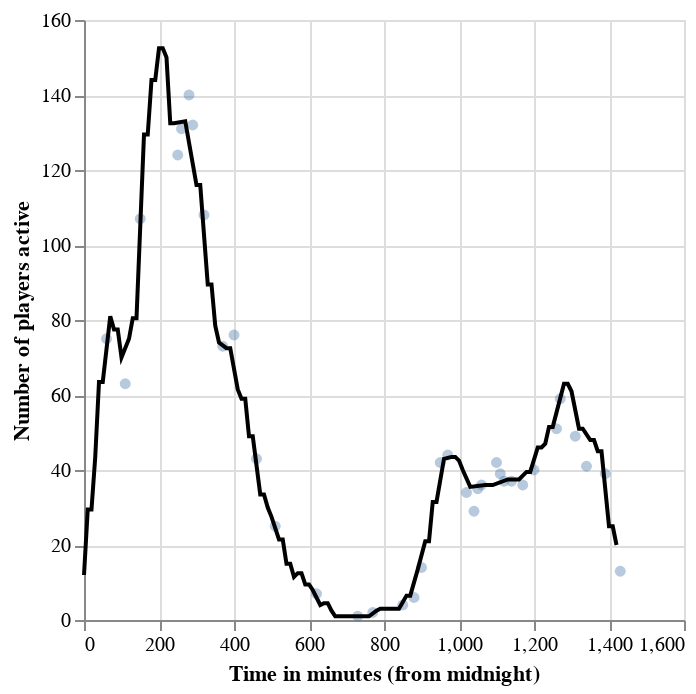

Notebook code cell kept with this figure:
### Code cell
activity_preds_test = activity_testing.assign(predictions= activity_tuned.predict(X_test))
base_plot = alt.Chart(activity_preds_test).mark_circle(opacity=0.4).encode(
    x=alt.X("time_in_minutes").title("Time in minutes (from midnight)"),
    y=alt.Y("active_players").title("Number of players active"))

line = alt.Chart(activity_preds_train).mark_line(color="black").encode(
    x="time_in_minutes",
    y="predictions")
activity_plot=alt.layer(base_plot,line)
activity_plot

### Figure 1 — Vega-Lite specification as saved in the notebook (floating-point values rounded to 4 significant figures)
{"config": {"view": {"continuousWidth": 300, "continuousHeight": 300}}, "layer": [{"data": {"name": "data-1181ac32058360846612ea818065f3a9"}, "mark": {"type": "circle", "opacity": 0.4}, "encoding": {"x": {"field": "time_in_minutes", "title": "Time in minutes (from midnight)", "type": "quantitative"}, "y": {"field": "active_players", "title": "Number of players active", "type": "quantitative"}}}, {"data": {"name": "data-cc468c49099440c090d3213c5707f52e"}, "mark": {"type": "line", "color": "black"}, "encoding": {"x": {"field": "time_in_minutes", "type": "quantitative"}, "y": {"field": "predictions", "type": "quantitative"}}}], "$schema": "https://vega.github.io/schema/vega-lite/v5.20.1.json", "datasets": {"data-1181ac32058360846612ea818065f3a9": [{"time_in_minutes": 290, "active_players": 132, "predictions": 128.0}, {"time_in_minutes": 1110, "active_players": 39, "predictions": 35.5}, {"time_in_minutes": 880, "active_players": 6, "predictions": 8.5}, {"time_in_minutes": 1050, "active_players": 35, "predictions": 34.5}, {"time_in_minutes": 1170, "active_players": 36, "predictions": 36.5}, {"time_in_minutes": 620, "active_players": 7, "predictions": 5.5}, {"time_in_minutes": 1040, "active_players": 29, "predictions": 35.5}, {"time_in_minutes": 110, "active_players": 63, "predictions": 69.0}, {"time_in_minutes": 320, "active_players": 108, "predictions": 107.5}, {"time_in_minutes": 280, "active_players": 140, "predictions": 128.0}, {"time_in_minutes": 150, "active_players": 107, "predictions": 103.0}, {"time_in_minutes": 370, "active_players": 73, "predictions": 72.5}, {"time_in_minutes": 1430, "active_players": 13, "predictions": 20.0}, {"time_in_minutes": 1100, "active_players": 42, "predictions": 36.0}, {"time_in_minutes": 400, "active_players": 76, "predictions": 68.0}, {"time_in_minutes": 260, "active_players": 131, "predictions": 133.0}, {"time_in_minutes": 510, "active_players": 25, "predictions": 25.5}, {"time_in_minutes": 730, "active_players": 1, "predictions": 1.0}, {"time_in_minutes": 950, "active_players": 42, "predictions": 39.0}, {"time_in_minutes": 1390, "active_players": 39, "predictions": 35.0}, {"time_in_minutes": 1200, "active_players": 40, "predictions": 42.5}, {"time_in_minutes": 1270, "active_players": 59, "predictions": 63.0}, {"time_in_minutes": 1060, "active_players": 36, "predictions": 36.0}, {"time_in_minutes": 970, "active_players": 44, "predictions": 43.0}, {"time_in_minutes": 1340, "active_players": 41, "predictions": 47.5}, {"time_in_minutes": 1020, "active_players": 34, "predictions": 35.5}, {"time_in_minutes": 770, "active_players": 2, "predictions": 1.5}, {"time_in_minutes": 1120, "active_players": 37, "predictions": 35.5}, {"time_in_minutes": 1310, "active_players": 49, "predictions": 57.5}, {"time_in_minutes": 460, "active_players": 43, "predictions": 39.5}, {"time_in_minutes": 1140, "active_players": 37, "predictions": 37.5}, {"time_in_minutes": 900, "active_players": 14, "predictions": 13.5}, {"time_in_minutes": 1260, "active_players": 51, "predictions": 51.5}, {"time_in_minutes": 850, "active_players": 4, "predictions": 4.5}, {"time_in_minutes": 60, "active_players": 75, "predictions": 73.5}, {"time_in_minutes": 250, "active_players": 124, "predictions": 132.5}], "data-cc468c49099440c090d3213c5707f52e": [{"time_in_minutes": 210, "active_players": 153, "predictions": 152.5}, {"time_in_minutes": 1250, "active_players": 52, "predictions": 51.5}, {"time_in_minutes": 230, "active_players": 138, "predictions": 132.5}, {"time_in_minutes": 350, "active_players": 78, "predictions": 78.5}, {"time_in_minutes": 410, "active_players": 66, "predictions": 61.5}, {"time_in_minutes": 1130, "active_players": 34, "predictions": 37.5}, {"time_in_minutes": 1360, "active_players": 48, "predictions": 48.0}, {"time_in_minutes": 1400, "active_players": 26, "predictions": 25.0}, {"time_in_minutes": 1010, "active_players": 39, "predictions": 40.0}, {"time_in_minutes": 700, "active_players": 1, "predictions": 1.0}, {"time_in_minutes": 540, "active_players": 16, "predictions": 15.0}, {"time_in_minutes": 1280, "active_players": 64, "predictions": 63.0}, {"time_in_minutes": 330, "active_players": 100, "predictions": 89.5}, {"time_in_minutes": 120, "active_players": 71, "predictions": 75.0}, {"time_in_minutes": 450, "active_players": 44, "predictions": 49.0}, {"time_in_minutes": 820, "active_players": 3, "predictions": 3.0}, {"time_in_minutes": 1180, "active_players": 39, "predictions": 39.5}, {"time_in_minutes": 200, "active_players": 152, "predictions": 152.5}, {"time_in_minutes": 420, "active_players": 57, "predictions": 59.0}, {"time_in_minutes": 840, "active_players": 3, "predictions": 3.0}, {"time_in_minutes": 780, "active_players": 2, "predictions": 2.5}, {"time_in_minutes": 220, "active_players": 147, "predictions": 150.0}, {"time_in_minutes": 890, "active_players": 10, "predictions": 13.5}, {"time_in_minutes": 1090, "active_players": 37, "predictions": 36.0}, {"time_in_minutes": 50, "active_players": 67, "predictions": 63.5}, {"time_in_minutes": 360, "active_players": 70, "predictions": 74.0}, {"time_in_minutes": 430, "active_players": 61, "predictions": 59.0}, {"time_in_minutes": 520, "active_players": 24, "predictions": 21.5}, {"time_in_minutes": 920, "active_players": 25, "predictions": 21.0}, {"time_in_minutes": 750, "active_players": 1, "predictions": 1.0}, {"time_in_minutes": 1290, "active_players": 62, "predictions": 63.0}, {"time_in_minutes": 100, "active_players": 67, "predictions": 70.0}, {"time_in_minutes": 690, "active_players": 1, "predictions": 1.0}, {"time_in_minutes": 30, "active_players": 49, "predictions": 43.5}, {"time_in_minutes": 570, "active_players": 12, "predictions": 12.5}, {"time_in_minutes": 1380, "active_players": 44, "predictions": 45.0}, {"time_in_minutes": 0, "active_players": 3, "predictions": 12.0}, {"time_in_minutes": 760, "active_players": 1, "predictions": 1.0}, {"time_in_minutes": 500, "active_players": 27, "predictions": 27.5}, {"time_in_minutes": 680, "active_players": 1, "predictions": 1.0}, {"time_in_minutes": 1150, "active_players": 41, "predictions": 37.5}, {"time_in_minutes": 810, "active_players": 3, "predictions": 3.0}, {"time_in_minutes": 1240, "active_players": 51, "predictions": 51.5}, {"time_in_minutes": 1160, "active_players": 34, "predictions": 37.5}, {"time_in_minutes": 720, "active_players": 1, "predictions": 1.0}, {"time_in_minutes": 170, "active_players": 135, "predictions": 129.5}, {"time_in_minutes": 740, "active_players": 1, "predictions": 1.0}, {"time_in_minutes": 960, "active_players": 43, "predictions": 43.0}, {"time_in_minutes": 1320, "active_players": 55, "predictions": 51.0}, {"time_in_minutes": 990, "active_players": 44, "predictions": 43.5}, {"time_in_minutes": 640, "active_players": 4, "predictions": 4.5}, {"time_in_minutes": 180, "active_players": 139, "predictions": 144.0}, {"time_in_minutes": 440, "active_players": 54, "predictions": 49.0}, {"time_in_minutes": 380, "active_players": 75, "predictions": 72.5}, {"time_in_minutes": 390, "active_players": 70, "predictions": 72.5}, {"time_in_minutes": 1300, "active_players": 60, "predictions": 61.0}, {"time_in_minutes": 480, "active_players": 32, "predictions": 33.5}, {"time_in_minutes": 300, "active_players": 117, "predictions": 116.0}, {"time_in_minutes": 560, "active_players": 11, "predictions": 11.5}, {"time_in_minutes": 1210, "active_players": 45, "predictions": 46.0}, {"time_in_minutes": 1350, "active_players": 48, "predictions": 48.0}, {"time_in_minutes": 630, "active_players": 4, "predictions": 4.0}, {"time_in_minutes": 190, "active_players": 149, "predictions": 144.0}, {"time_in_minutes": 1370, "active_players": 46, "predictions": 45.0}, {"time_in_minutes": 1220, "active_players": 47, "predictions": 46.0}, {"time_in_minutes": 800, "active_players": 3, "predictions": 3.0}, {"time_in_minutes": 710, "active_players": 1, "predictions": 1.0}, {"time_in_minutes": 550, "active_players": 14, "predictions": 15.0}, {"time_in_minutes": 1330, "active_players": 47, "predictions": 51.0}, {"time_in_minutes": 610, "active_players": 7, "predictions": 8.0}, {"time_in_minutes": 650, "active_players": 5, "predictions": 4.5}, {"time_in_minutes": 470, "active_players": 35, "predictions": 33.5}, {"time_in_minutes": 490, "active_players": 28, "predictions": 30.0}, {"time_in_minutes": 70, "active_players": 80, "predictions": 81.0}, {"time_in_minutes": 1410, "active_players": 24, "predictions": 25.0}, {"time_in_minutes": 590, "active_players": 10, "predictions": 9.5}, {"time_in_minutes": 910, "active_players": 17, "predictions": 21.0}, {"time_in_minutes": 1190, "active_players": 40, "predictions": 39.5}, {"time_in_minutes": 1000, "active_players": 41, "predictions": 42.5}, {"time_in_minutes": 830, "active_players": 3, "predictions": 3.0}, {"time_in_minutes": 130, "active_players": 79, "predictions": 80.5}, {"time_in_minutes": 10, "active_players": 21, "predictions": 29.5}, {"time_in_minutes": 310, "active_players": 115, "predictions": 116.0}, {"time_in_minutes": 40, "active_players": 60, "predictions": 63.5}, {"time_in_minutes": 1080, "active_players": 35, "predictions": 36.0}, {"time_in_minutes": 270, "active_players": 139, "predictions": 133.0}, {"time_in_minutes": 20, "active_players": 38, "predictions": 29.5}, {"time_in_minutes": 860, "active_players": 6, "predictions": 6.5}, {"time_in_minutes": 930, "active_players": 28, "predictions": 31.5}, {"time_in_minutes": 90, "active_players": 73, "predictions": 77.5}, {"time_in_minutes": 1230, "active_players": 47, "predictions": 47.0}, {"time_in_minutes": 160, "active_players": 124, "predictions": 129.5}, {"time_in_minutes": 580, "active_players": 13, "predictions": 12.5}, {"time_in_minutes": 600, "active_players": 9, "predictions": 9.5}, {"time_in_minutes": 1070, "active_players": 37, "predictions": 36.0}, {"time_in_minutes": 1420, "active_players": 16, "predictions": 20.0}, {"time_in_minutes": 340, "active_players": 79, "predictions": 89.5}, {"time_in_minutes": 140, "active_players": 82, "predictions": 80.5}, {"time_in_minutes": 660, "active_players": 4, "predictions": 2.5}, {"time_in_minutes": 530, "active_players": 19, "predictions": 21.5}, {"time_in_minutes": 980, "active_players": 43, "predictions": 43.5}, {"time_in_minutes": 940, "active_players": 35, "predictions": 31.5}, {"time_in_minutes": 790, "active_players": 3, "predictions": 3.0}, {"time_in_minutes": 870, "active_players": 7, "predictions": 6.5}, {"time_in_minutes": 1030, "active_players": 32, "predictions": 35.5}, {"time_in_minutes": 670, "active_players": 1, "predictions": 1.0}, {"time_in_minutes": 240, "active_players": 127, "predictions": 132.5}, {"time_in_minutes": 80, "active_players": 82, "predictions": 77.5}]}}
